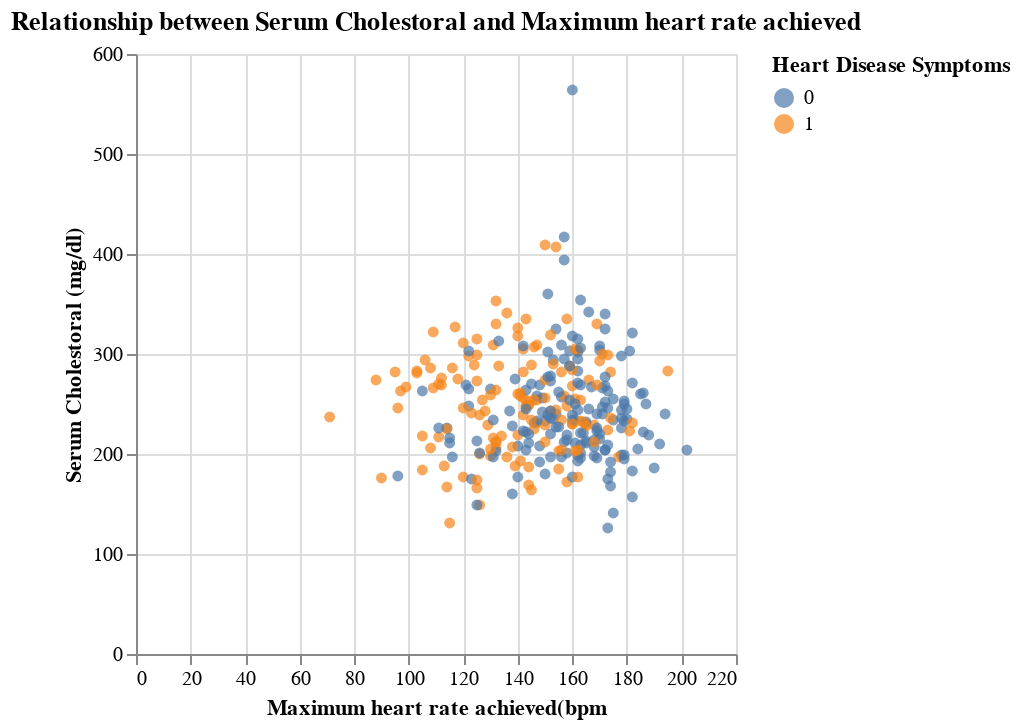

The cell this chart's notebook holds for it:
### Markdown cell above
***Table 6***: Cleaned Heart Disease Dataset: A Subset of the Original Dataset with Selected Columns Dropped for Simplified Analysis.

### Code cell
#looking at other combos starting with thalach
#exploring relationship between chol and Thalach bps for diagnosis

thal_chol_plot = alt.Chart(clean_heart_disease).mark_circle(opacity =0.7).encode(
    x=alt.X("thalach").title("Maximum heart rate achieved(bpm"),
    y=alt.Y("chol").title("Serum Cholestoral (mg/dl)"),
    color=alt.Color("num:N").title("Heart Disease Symptoms")
).properties(title='Relationship between Serum Cholestoral and Maximum heart rate achieved')
thal_chol_plot

### Figure 1 — Vega-Lite specification as saved in the notebook (floating-point values rounded to 4 significant figures; data arrays with more than 128 entries replaced by an {"elided": "..."} marker saying what was removed)
{"config": {"view": {"continuousWidth": 300, "continuousHeight": 300}}, "data": {"name": "data-727cf400ba6425c270c06be88e9d8bb7"}, "mark": {"type": "circle", "opacity": 0.7}, "encoding": {"color": {"field": "num", "title": "Heart Disease Symptoms", "type": "nominal"}, "x": {"field": "thalach", "title": "Maximum heart rate achieved(bpm", "type": "quantitative"}, "y": {"field": "chol", "title": "Serum Cholestoral (mg/dl)", "type": "quantitative"}}, "title": "Relationship between Serum Cholestoral and Maximum heart rate achieved", "$schema": "https://vega.github.io/schema/vega-lite/v5.16.3.json", "datasets": {"data-727cf400ba6425c270c06be88e9d8bb7": {"elided": "303 records"}}}
